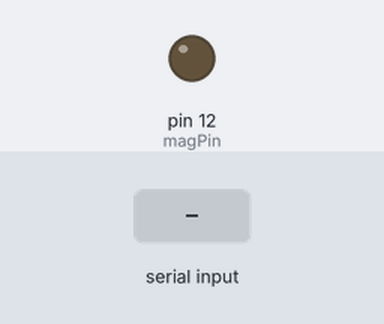
Recording of a sketch running on a simulated Arduino Uno, built with avr-gcc and run on an emulated ATmega328P. Shown: output pins drawn as LEDs (lit = HIGH). The test bench sets the inputs (shaded band).

Above: at 1.2 s.
1.3 s: "on" received over the second serial link
At 1.8 s:
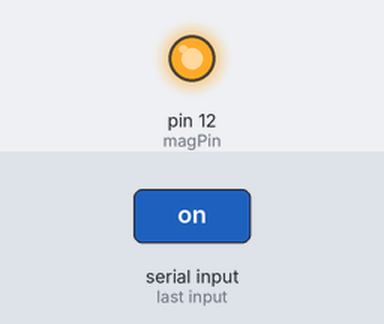
2.8 s: "off" received over the second serial link
At 3.2 s:
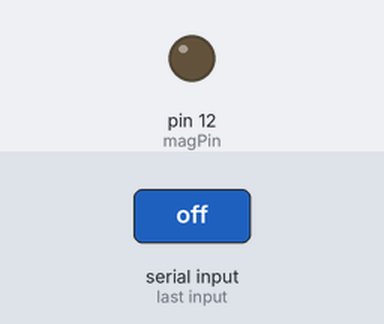
4.3 s: "fire" received over the second serial link
At 5.8 s:
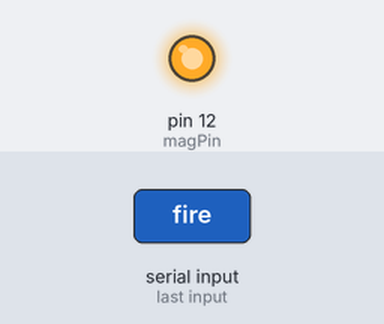
Timing chart, 0 to 7.8 s (numbered marks = the images above; inputs shaded):
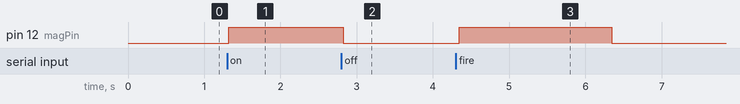

Measured:
- after the input at 1.3 s, pin 12 (magPin): LOW → HIGH at once
- after the input at 2.8 s, pin 12 (magPin): HIGH → LOW at once
- after the input at 4.3 s, pin 12 (magPin): LOW → HIGH at once, → LOW 2.0 s later

The sketch:

magnet_trigger.ino
```cpp
#include <SoftwareSerial.h>

#define rxPin 5
#define txPin 6
#define magPin 12

const int baud = 9600;

bool magOn = false;

//Set up a new SoftwareSerial object
SoftwareSerial mySerial = SoftwareSerial(rxPin, txPin);

String msg;


void setup() {
  //define pin mode for electromagnet
  pinMode(magPin, OUTPUT);

  //define pin modes for TX and RX
  pinMode(rxPin, INPUT);
  pinMode(txPin, OUTPUT);

  //begin serial
  mySerial.begin(baud);
//  Serial.begin(baud);

  //print begin of test
  mySerial.println("SoftwareSerial test 0001");
//  Serial.println("serial test 0001");
}

void loop() {
  //read message from COM3
  while (mySerial.available()) {
    delay(4);  //delay to allow byte to arrive in input buffer
    char c = mySerial.read();
    msg += c;
  }

  //if message from COM3 is not empty
  if(msg.length() > 0){
    //Indicate message coming from COM3
    mySerial.print("COM 3: ");

    //Print message to both serial monitors
    mySerial.println(msg);

    if(msg.substring(0,2).equalsIgnoreCase("on")){
      magOn = true;
    }

    if(msg.substring(0,3).equalsIgnoreCase("off")){
      magOn = false;
    }

    if(msg.substring(0,4).equalsIgnoreCase("fire")){
      mySerial.println("MAGNET FIRED");
      digitalWrite(magPin, HIGH);
      delay(2000);
      digitalWrite(magPin,LOW);
    }

    if(magOn){
      digitalWrite(magPin, HIGH);
      mySerial.println("MAGNET ON");
    }
    else{
      digitalWrite(magPin, LOW);
      mySerial.println("MAGNET OFF");
    }

    //reset message variable
    msg = "";

  }

}
```
